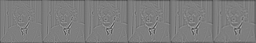
#> input picture 计算机视觉与模式识别/编程作业/Project8-SIFT/SIFT/einstein-DoGpyramid.png, 256 x 43 px, shrunk from 1536 x 256 before the run
$ python -i Sift1Scale.py   (imports and definitions only)
#> lines starting #> are read from the running program, lines starting #| are printed output that depends on the picture
#> further down, picture is the input picture: shape (43, 256); min 70, max 179, mean 124.5
### 计算机视觉与模式识别/编程作业/Project8-SIFT/SIFT/gaussian_filter.py
import numpy as np
from scipy.signal import gaussian


def gaussian_filter(sigma, size=5):
    g = gaussian(size, sigma)
    g /= np.sum(g)
    return g

### 计算机视觉与模式识别/编程作业/Project8-SIFT/SIFT/findLocalExtrems.py
import numpy as np


# Do the comparison between current points and its 26 neighbors
def findLocalExtrems(DoG, interval, edge):
    sz = DoG[:, :, interval].shape
    minima = np.zeros(sz, dtype=int)
    maxima = np.zeros(sz, dtype=int)

    for i in range(int(edge), int(sz[0] - edge)):
        for j in range(int(edge), int(sz[1] - edge)):
            minima[i, j] = (DoG[i, j, interval] <= DoG[i - 1, j, interval]) & \
                           (DoG[i, j, interval] <= DoG[i + 1, j, interval]) & \
                           (DoG[i, j, interval] <= DoG[i, j - 1, interval]) & \
                           (DoG[i, j, interval] <= DoG[i, j + 1, interval]) & \
                           (DoG[i, j, interval] <= DoG[i - 1, j - 1, interval]) & \
                           (DoG[i, j, interval] <= DoG[i - 1, j + 1, interval]) & \
                           (DoG[i, j, interval] <= DoG[i + 1, j - 1, interval]) & \
                           (DoG[i, j, interval] <= DoG[i + 1, j + 1, interval]) & \
                           (DoG[i, j, interval] <= DoG[i, j, interval - 1]) & \
                           (DoG[i, j, interval] <= DoG[i - 1, j, interval - 1]) & \
                           (DoG[i, j, interval] <= DoG[i + 1, j, interval - 1]) & \
                           (DoG[i, j, interval] <= DoG[i, j - 1, interval - 1]) & \
                           (DoG[i, j, interval] <= DoG[i, j + 1, interval - 1]) & \
                           (DoG[i, j, interval] <= DoG[i - 1, j - 1, interval - 1]) & \
                           (DoG[i, j, interval] <= DoG[i - 1, j + 1, interval - 1]) & \
                           (DoG[i, j, interval] <= DoG[i + 1, j - 1, interval - 1]) & \
                           (DoG[i, j, interval] <= DoG[i + 1, j + 1, interval - 1]) & \
                           (DoG[i, j, interval] <= DoG[i, j, interval + 1]) & \
                           (DoG[i, j, interval] <= DoG[i - 1, j, interval + 1]) & \
                           (DoG[i, j, interval] <= DoG[i + 1, j, interval + 1]) & \
                           (DoG[i, j, interval] <= DoG[i, j - 1, interval + 1]) & \
                           (DoG[i, j, interval] <= DoG[i, j + 1, interval + 1]) & \
                           (DoG[i, j, interval] <= DoG[i - 1, j - 1, interval + 1]) & \
                           (DoG[i, j, interval] <= DoG[i - 1, j + 1, interval + 1]) & \
                           (DoG[i, j, interval] <= DoG[i + 1, j - 1, interval + 1]) & \
                           (DoG[i, j, interval] <= DoG[i + 1, j + 1, interval + 1])

            maxima[i, j] = (DoG[i, j, interval] >= DoG[i - 1, j, interval]) & \
                           (DoG[i, j, interval] >= DoG[i + 1, j, interval]) & \
                           (DoG[i, j, interval] >= DoG[i, j - 1, interval]) & \
                           (DoG[i, j, interval] >= DoG[i, j + 1, interval]) & \
                           (DoG[i, j, interval] >= DoG[i - 1, j - 1, interval]) & \
                           (DoG[i, j, interval] >= DoG[i - 1, j + 1, interval]) & \
                           (DoG[i, j, interval] >= DoG[i + 1, j - 1, interval]) & \
                           (DoG[i, j, interval] >= DoG[i + 1, j + 1, interval]) & \
                           (DoG[i, j, interval] >= DoG[i, j, interval - 1]) & \
                           (DoG[i, j, interval] >= DoG[i - 1, j, interval - 1]) & \
                           (DoG[i, j, interval] >= DoG[i + 1, j, interval - 1]) & \
                           (DoG[i, j, interval] >= DoG[i, j - 1, interval - 1]) & \
                           (DoG[i, j, interval] >= DoG[i, j + 1, interval - 1]) & \
                           (DoG[i, j, interval] >= DoG[i - 1, j - 1, interval - 1]) & \
                           (DoG[i, j, interval] >= DoG[i - 1, j + 1, interval - 1]) & \
                           (DoG[i, j, interval] >= DoG[i + 1, j - 1, interval - 1]) & \
                           (DoG[i, j, interval] >= DoG[i + 1, j + 1, interval - 1]) & \
                           (DoG[i, j, interval] >= DoG[i, j, interval + 1]) & \
                           (DoG[i, j, interval] >= DoG[i - 1, j, interval + 1]) & \
                           (DoG[i, j, interval] >= DoG[i + 1, j, interval + 1]) & \
                           (DoG[i, j, interval] >= DoG[i, j - 1, interval + 1]) & \
                           (DoG[i, j, interval] >= DoG[i, j + 1, interval + 1]) & \
                           (DoG[i, j, interval] >= DoG[i - 1, j - 1, interval + 1]) & \
                           (DoG[i, j, interval] >= DoG[i - 1, j + 1, interval + 1]) & \
                           (DoG[i, j, interval] >= DoG[i + 1, j - 1, interval + 1]) & \
                           (DoG[i, j, interval] >= DoG[i + 1, j + 1, interval + 1])

    return minima, maxima

### 计算机视觉与模式识别/编程作业/Project8-SIFT/SIFT/Sift1Scale.py
import numpy as np
import cv2
import matplotlib.pyplot as plt
from scipy import signal
from gaussian_filter import gaussian_filter
from findLocalExtrems import findLocalExtrems


def Sift1Scale(im, name='sift'):
    # define the scales in one octave
#> called with name = 'sift'
    o = 1   # just 1 octave for illustration
    s = 4
    k = 2 ** (1 / s)

    # define the sigma
    octave = o  # clamp the octave to 1
    initial_sigma = 2 ** 0.5
    absolute_sigma = np.zeros((octave, s + 3))
    absolute_sigma[octave - 1, 0] = initial_sigma

    filter_size = np.zeros((octave, s + 3))
    filter_sigma = np.zeros((octave, s + 3))
    gauss_pyr = np.empty((octave, s + 3), dtype=object)
    DOG_pyr = np.empty(octave, dtype=object)

    # do the progressive blurring
    sigma = initial_sigma
    g = gaussian_filter(sigma)
    filter_size[octave-1, 0] = len(g)
    filter_sigma[octave-1, 0] = sigma
    gauss_pyr[octave-1, 0] = signal.convolve2d(im, np.outer(g, g), mode='same')
    DOG_pyr[octave-1] = np.zeros((gauss_pyr[octave-1, 0].shape[0], gauss_pyr[octave-1, 0].shape[1], s+2))

    # Get the DoG and Gaussian Pyramid
    for interval in range(1, s+3):
        # get the kernel size for the progressive blurring
        sigma_f = (k ** 2 - 1) ** 0.5 * sigma
        g = gaussian_filter(sigma_f)
        sigma = k * sigma

        # Keep track of the absolute sigma
        absolute_sigma[octave-1, interval] = sigma

        # Store the size and standard deviation of the filter for later use
        filter_size[octave-1, interval] = len(g)
        filter_sigma[octave-1, interval] = sigma

        # Get the Gaussian Pyramid
        gauss_pyr[octave-1, interval] = signal.convolve2d(gauss_pyr[octave-1, interval-1], np.outer(g, g), mode='same')

        # Get the DoG Pyramid
        DOG_pyr[octave-1][:, :, interval-1] = gauss_pyr[octave-1, interval] - gauss_pyr[octave-1, interval-1]

    # Display the Gaussian and Difference of Gaussian Pyramids
    interactive = True
    if interactive:
        # Display the gaussian pyramid when in interactive mode
        octaves = o
        intervals = s
        sz = np.zeros((1, 2))
        sz[0, 1] = (intervals + 3) * gauss_pyr[0, 0].shape[1]
        for octave in range(0, octaves):
            sz[0, 0] += gauss_pyr[octave, 0].shape[0]
        pic = np.zeros((int(sz[0, 0]), int(sz[0, 1])))
        y = 0
        for octave in range(0, octaves):
            x = 0
            sz[0, 0], sz[0, 1] = gauss_pyr[octave, 0].shape
            for interval in range(0, intervals+3):
                pic[y: y + int(sz[0, 0]), x: x + int(sz[0, 1])] = gauss_pyr[octave, interval]
                x += int(sz[0, 1])
            y += int(sz[0, 0])

        plt.imshow(pic, cmap='gray')
        plt.axis('equal')
        plt.axis('image')
        plt.axis('off')
        plt.show()
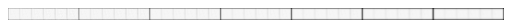
#> figure drawn by matplotlib, 1 panel
        plt.imsave(name + '-gauss_pyr.png', pic, cmap='gray')

        # Display the Difference of Gaussian Pyramid when in active model
        sz = np.zeros((1, 2))
        sz[0, 1] = (intervals + 2) * DOG_pyr[0][:, :, 0].shape[1]
        for octave in range(0, octaves):
            sz[0, 0] += DOG_pyr[octave][:, :, 0].shape[0]
        pic = np.zeros((int(sz[0, 0]), int(sz[0, 1])))
        y = 0
        for octave in range(0, octaves):
            x = 0
            sz[0, 0], sz[0, 1] = DOG_pyr[octave][:, :, 0].shape
            for interval in range(0, intervals+2):
                pic[y: y + int(sz[0, 0]), x: x + int(sz[0, 1])] = DOG_pyr[octave][:, :, interval]
                x += int(sz[0, 1])
            y += int(sz[0, 0])

        plt.imshow(pic, cmap='gray')
        plt.axis('equal')
        plt.axis('image')
        plt.axis('off')
        plt.show()
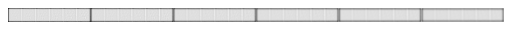
#> figure drawn by matplotlib, 1 panel
        plt.imsave(name + '-DoGpyramid.png', pic, cmap='gray')

    # constrast_threshold for eliminate the points with small value in DoG
    contrast_threshold = 0.02

    # curvature_threshold is used for eliminating the points with one big
    # eigenvalue and a smaller one.Like Harris edge detection, we need both
    # eigenvalues be large enough.
    curvature_threshold = 10.0

    dxx = np.array([[1, -2, 1]])
    dyy = dxx.T
    dxy = np.array([[1, 0, -1], [0, 0, 0], [-1, 0, 1]]) / 4

    keypoints = np.empty((0, 4))
    for interval in range(1, s+1):
        # the eliminated margin
        edge = np.ceil((filter_size[octave-1, interval] - 1) / 2)
        edge = 1 if edge < 1 else edge

        # Get the minima and maxima indicator
        minima, maxima = findLocalExtrems(DOG_pyr[octave-1], interval, edge)

        # Threshold with the contrast_threshold
        beContrast = abs(DOG_pyr[octave-1][:, :, interval]) >= contrast_threshold

        # Eliminate the edge points
        Dxx = signal.convolve2d(DOG_pyr[octave-1][:, :, interval], dxx, mode='same')
        Dyy = signal.convolve2d(DOG_pyr[octave-1][:, :, interval], dyy, mode='same')
        Dxy = signal.convolve2d(DOG_pyr[octave-1][:, :, interval], dxy, mode='same')

        # Compute the trace and the determinant of the Hessian
        Tr_H = Dxx + Dyy
        Det_H = Dxx * Dyy - Dxy ** 2
        curvature_ratio = Tr_H ** 2 / (Det_H + 1e-20)

        notEdge = (Det_H > 0) & (curvature_ratio < ((curvature_threshold + 1) ** 2 / curvature_threshold))

        # Get the edge points
        iy, ix = np.where((minima | maxima) & beContrast & notEdge)

        # Store the key points
        new_points = np.concatenate([np.array(ix).reshape(-1, 1), np.array(iy).reshape(-1, 1),
                                     octave * np.ones((len(ix), 1)), interval * np.ones((len(ix), 1))], axis=1)
        keypoints = np.concatenate([keypoints, new_points], axis=0)

    if interactive:
        plt.imshow(im, cmap='gray')
        plt.plot(keypoints[:, 0], keypoints[:, 1], 'rx', markersize=12)
        plt.axis('off')
        plt.savefig(name + '-keypoint.png')
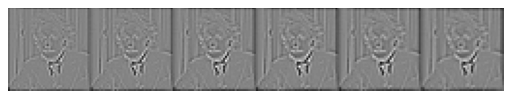
#> figure drawn by matplotlib, 1 panel
        plt.show()

        ss = np.unique(keypoints[:, 3])
        for i in range(len(ss)):
            plt.imshow(im, cmap='gray')
            plt.plot(keypoints[keypoints[:, 3] == ss[i], 0], keypoints[keypoints[:, 3] == ss[i], 1], 'rx', markersize=12)
            plt.axis('off')
            plt.savefig(f'{name}-keypoint{i+1}.png')
            plt.show()

    # Compute the gradient direction and magnitude of the gaussian pyramid images
    mag_pyr = np.empty(gauss_pyr.shape, dtype=object)
    grad_pyr = np.empty(gauss_pyr.shape, dtype=object)
    dx = np.array([[1, 0, -1]]) / 2.0
    dy = dx.T
    octave = o
    intervals = s
    for interval in range(1, intervals+1):
        # Compute x and y derivatives using pixel differences
        diff_x = signal.convolve2d(gauss_pyr[octave-1, interval], dx, mode='same')
        diff_y = signal.convolve2d(gauss_pyr[octave-1, interval], dy, mode='same')

        # Compute the magnitude of the gradient
        mag = np.sqrt(diff_x ** 2 + diff_y ** 2)

        # Compute the orientation of the gradient
        grad = np.arctan2(diff_y, diff_x)
        grad[grad == np.pi] = -np.pi

        # Store the orientation and magnitude of the gradient
        grad_pyr[octave - 1, interval] = grad
        mag_pyr[octave - 1, interval] = mag

    # Estimate the main direction of the key points
    # Set up the histogram bin centers for a 36 bin histogram
    num_bins = 36
    hist_step = 2 * np.pi / num_bins
    hist_orient = np.arange(-np.pi, np.pi, hist_step)

    # Initialize the positions, orientations, and scale information of the keypoints to emtpy matrices
    pos = np.empty((0, 2))
    orient = np.empty((0, 1))
    scale = np.empty((0, 3))

    # Set the Gaussian Filters for integration
    Ifilters = np.empty((o, s+3), dtype=object)
    Hfilters = np.zeros((o, s+3))
    for interval in range(1, s + 1):
        g = gaussian_filter(1.5 * absolute_sigma[octave-1, interval])
        Ifilters[octave-1, interval] = np.dot(g.reshape((len(g), 1)), g.reshape((1, len(g))))
        Hfilters[octave-1, interval] = np.floor(len(g) / 2)

    # Enumerate the found key points
    numKey = keypoints.shape[0]
    keypoint_count = 0
    for i in range(numKey):
        # Get the position, octave and scale of the key points
        Ix = int(keypoints[i, 0])
        Iy = int(keypoints[i, 1])
        Io = int(keypoints[i, 2])
        Is = int(keypoints[i, 3])

        # Use octave and scale to find the correponding filter and half filter size
        g = Ifilters[Io, Is]
        hf = int(Hfilters[Io, Is])

        # Get the Magnitude and Orientation
        mag = np.zeros((2 * hf + 1, 2 * hf + 1))
        ori = np.zeros((2 * hf + 1, 2 * hf + 1))

        # get the size of grad and mag
        sz = mag_pyr[octave-1, intervals].shape

        # Get the bound around the key point
        xlo = int(np.max([Ix - hf, 0]) - Ix + hf)
        ylo = int(np.max([Iy - hf, 0]) - Iy + hf)
        xhi = int(np.min([Ix + hf, sz[1] - 1]) - Ix + hf)
        yhi = int(np.min([Iy + hf, sz[0] - 1]) - Iy + hf)

        # Crop the region
        mag[ylo: yhi+1, xlo: xhi+1] = mag_pyr[octave-1, intervals][ylo-hf+Iy: yhi-hf+Iy+1, xlo-hf+Ix: xhi-hf+Ix+1]
        ori[ylo: yhi+1, xlo: xhi+1] = grad_pyr[octave-1, intervals][ylo-hf+Iy: yhi-hf+Iy+1, xlo-hf+Ix: xhi-hf+Ix+1]

        # Use the Gaussian Integration filter to reweight the magnitute
        mag *= g

        hist = np.zeros((num_bins, num_bins))
        for m in range(ylo, yhi + 1):
            for n in range(xlo, xhi + 1):
                angle = ori[m, n]
                try:
                    locs = np.where(hist_orient > angle)[0][0]
                    hist[locs % num_bins, locs // num_bins] += (1 - (hist_orient[locs] - angle) / hist_step) * mag[m, n]
                    if locs == 1:
                        locs = 36
                    hist[(locs-1) % num_bins, (locs-1) // num_bins] += (hist_orient[locs] - angle) / hist_step * mag[m, n]
                except IndexError:
                    continue

        # Find peaks in the orientation histogram using nonmax suppression
        peaks = hist.flatten('F')
        rot_right = np.roll(peaks, 1)
        rot_left = np.roll(peaks, -1)
        peaks[peaks < rot_right] = 0
        peaks[peaks < rot_left] = 0

        # Extract the value and index of the largest peak
        ipeak = np.argmax(peaks)
        max_peak_val = peaks[ipeak]

        # Iterate over all peaks within 80% of the largest peak and add keypoints with
        # the orientation corresponding to those peaks to the keypoint list
        peak_val = max_peak_val
        while peak_val > 0.8 * max_peak_val:
            # Interpolate the peak by fitting a parabola to the three histogram values closest to each peak
            A = np.empty((0, 3))
            b = np.empty((0, 1))
            for j in range(-1, 2):
                A = np.vstack([A, np.array([(hist_orient[ipeak] + hist_step * j) ** 2, hist_orient[ipeak] + hist_step * j, 1])])
                bin = (ipeak + j + num_bins) % num_bins
                b = np.vstack([b, hist[bin % num_bins, bin // num_bins]])
            c = np.dot(np.linalg.pinv(A), b)
            max_orient = -c[1] / (2 * c[0])
            while max_orient < -np.pi:
                max_orient += 2 * np.pi
            while max_orient >= np.pi:
                max_orient -= 2 * np.pi

            # Store the keypoint position, orientation, and scale information
            pos = np.vstack([pos, np.array([Ix, Iy])])
            orient = np.vstack([orient, np.array([max_orient])])
            scale = np.vstack([scale, np.array([Io, Is, absolute_sigma[Io, Is]])])
            keypoint_count += 1

            # Get the next peak
            peaks[ipeak] = 0
            ipeak = np.argmax(peaks)
            peak_val = peaks[ipeak]

    # The final of the SIFT algorithm is to extract feature descriptors for the keypoints.
    # The descriptors are a grid of gradient orientation histograms, where the sampling
    # grid for the histograms is rotated to the main orientation of each keypoint.  The
    # grid is a 4x4 array of 4x4 sample cells of 8 bin orientation histograms.  This
    # procduces 128 dimensional feature vectors.

    # The orientation histograms have 8 bins
    orient_bin_spacing = np.pi / 4
    orient_angles = np.arange(-np.pi, np.pi, orient_bin_spacing)

    # The feature grid is has 4x4 cells - feat_grid describes the cell center positions
    grid_spacing = 4
    x_coords, y_coords = np.meshgrid(np.arange(-6, 6 + grid_spacing, grid_spacing),
                                     np.arange(-6, 6 + grid_spacing, grid_spacing))
    feat_grid = np.vstack([x_coords.flatten('F'), y_coords.flatten('F')])
    x_coords, y_coords = np.meshgrid(np.arange(-(2 * grid_spacing - 0.5), (2 * grid_spacing - 0.5) + 1e-8, 1),
                                     np.arange(-(2 * grid_spacing - 0.5), (2 * grid_spacing - 0.5) + 1e-8, 1))
    feat_samples = np.vstack([x_coords.flatten('F'), y_coords.flatten('F')])
    feat_window = 2 * grid_spacing

    # Initialize the descriptor list to the empty matrix
    desc = np.empty((0, 128))

    for k in range(0, pos.shape[0]):
        x, y = pos[k, :]

        # Rotate the grid coordinates
        M = np.array([[np.cos(orient[k, 0]), -np.sin(orient[k, 0])], [np.sin(orient[k, 0]), np.cos(orient[k, 0])]])
        feat_rot_grid = np.dot(M, feat_grid) + np.tile([[x], [y]], (1, feat_grid.shape[1]))
        feat_rot_samples = np.dot(M, feat_samples) + np.tile([[x], [y]], (1, feat_samples.shape[1]))

        # Initialize the feature descriptor
        feat_desc = np.zeros((1, 128))

        # Histogram the gradient orientation samples weighted by the gradient magnitude and
        # a gaussian with a standard deviation of 1/2 the feature window.  To avoid boundary
        # effects, each sample is accumulated into neighbouring bins weighted by 1-d in
        # all dimensions, where d is the distance from the center of the bin measured in
        # units of bin spacing.
        for s in range(0, feat_rot_samples.shape[1]):
            x_sample, y_sample = feat_rot_samples[:, s]

            # Interpolate the gradient at the sample position
            X, Y = np.meshgrid(np.arange(x_sample - 1, x_sample + 2), np.arange(y_sample - 1, y_sample + 2))
            G = cv2.remap(gauss_pyr[int(scale[k, 0]), int(scale[k, 1])], X.astype(np.float32), Y.astype(np.float32),
                          cv2.INTER_LINEAR, borderMode=cv2.BORDER_CONSTANT, borderValue=0)
            diff_x = 0.5 * (G[1, 2] - G[1, 0])
            diff_y = 0.5 * (G[2, 1] - G[0, 1])
            mag_sample = np.sqrt(diff_x ** 2 + diff_y ** 2)
            grad_sample = np.arctan2(diff_y, diff_x)
            if grad_sample == np.pi:
                grad_sample = -np.pi

            # Compute the weighting for the x and y dimensions
            x_wght = np.maximum(1 - (np.abs(feat_rot_grid[0, :] - x_sample) / grid_spacing), 0)
            y_wght = np.maximum(1 - (np.abs(feat_rot_grid[1, :] - y_sample) / grid_spacing), 0)
            pos_wght = np.reshape(np.repeat(x_wght * y_wght, 8), (1, -1))

            # Compute the weighting for the orientation, rotating the gradient to the
            # main orientation to of the keypoint first, and then computing the difference
            # in angle to the histogram bin mod pi
            diff = np.mod(grad_sample - orient[k, 0] - orient_angles + np.pi, 2 * np.pi) - np.pi
            orient_wght = np.maximum(1 - np.abs(diff) / orient_bin_spacing, 0)
            orient_wght = np.tile(orient_wght, (1, 16))

            # Compute the gaussian weighting
            g = np.exp(-((x_sample - x) ** 2 + (y_sample - y) ** 2) / (2 * feat_window ** 2)) \
                / (2 * np.pi * feat_window ** 2)

            # Accumulate the histogram bins
            feat_desc += pos_wght * orient_wght * g * mag_sample

        # Normalize the feature descriptor to a unit vector to make the descriptor invariant
        # to affine changes in illumination
        feat_desc /= np.linalg.norm(feat_desc)

        # Threshold the large components in the descriptor to 0.2 and then renormalize
        # to reduce the influence of large gradient magnitudes on the descriptor
        feat_desc[feat_desc > 0.2] = 0.2
        feat_desc /= np.linalg.norm(feat_desc)

        # Store the descriptor
        desc = np.vstack([desc, feat_desc])

    return pos, orient, scale, desc

>>> import cv2
>>> picture = cv2.imread('einstein-DoGpyramid.png', cv2.IMREAD_GRAYSCALE)
>>> result = Sift1Scale(picture)
#> result = (empty array, empty array, empty array, empty array)
